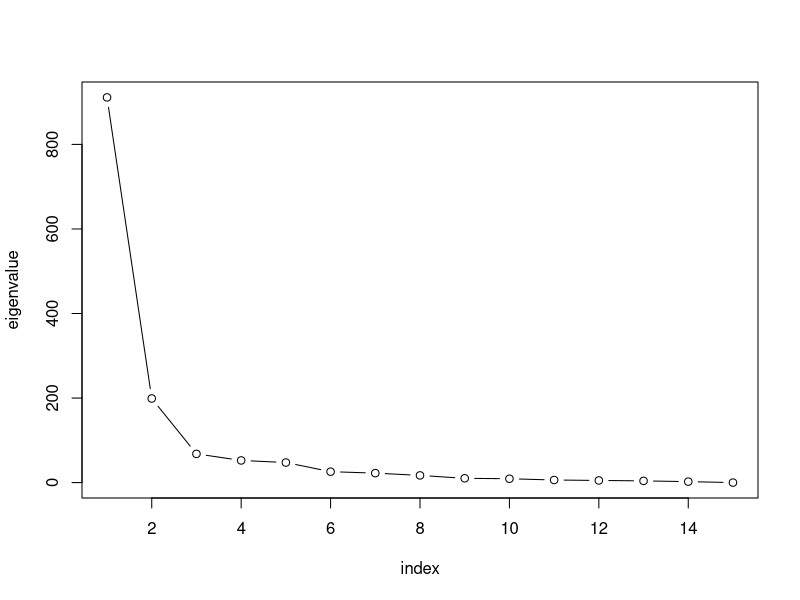
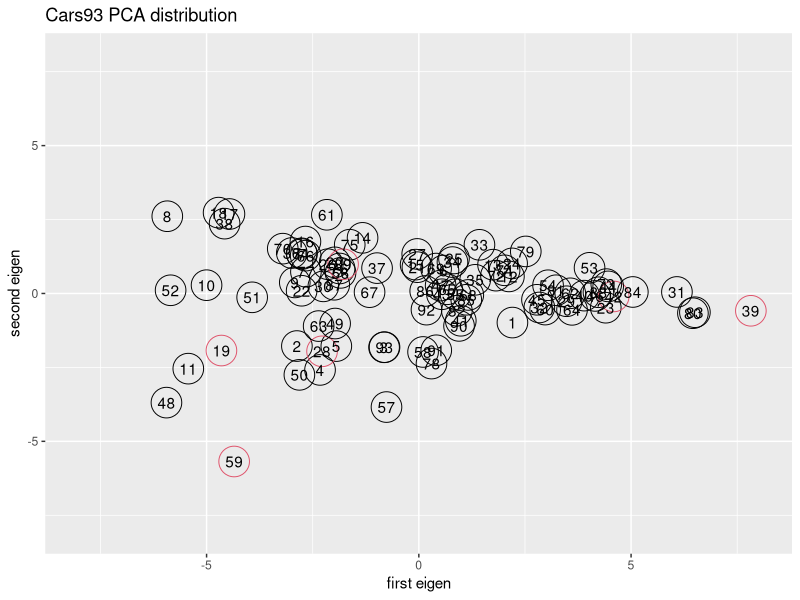

These charts were generated, in order, by the following R code:
#########################################
# file  : pca.R
# auther: norih
# date  : Dec 20th, 2020
# pca(principal component analysis) 
# reduces the dimensionality of the data 
# while retaining most of the variation in the data set.
#########################################

library(MASS)
library(ggplot2)
# Cars93 is dataset of automotive.
# N: 93 dataset 
# M: 27 features

str(Cars93)

cc <- c("Min.Price", "Price", "Max.Price", "MPG.city", "MPG.highway",
        "EngineSize", "Horsepower", "RPM", "Rev.per.mile", "Fuel.tank.capacity",
        "Length", "Wheelbase", "Width", "Turn.circle", "Weight")
mask <- is.element(colnames(Cars93), cc)
Xc <- t(scale(Cars93[,mask]))

colnames(Xc) <- t(Cars93[,"Make"])

# N: 93
# M: 15
# 散布行列(15x15)から固有値を解く
S <- Xc %*% t(Xc); evd <- eigen(S)
plot(evd$values, type="b", xlab="index", ylab="eigenvalue")

m <- 2
x2 <- t(evd$vectors[,1:m]) %*% Xc #eigen-vector1, 2ではられる空間へのXcの写像

#Xcの1つのデータに対する異常度
xtemp <- Xc[,1]; x2temp <- x2[,1]
a <- sum(xtemp * xtemp) - sum(x2temp * x2temp) 

#Xcすべてのデータに対する異常度
a1 <- colSums(Xc*Xc) - colSums(x2*x2)
idx <- order(a1, decreasing = T)[1:6]; print(a1[idx])
color <- rep(1,93); color[idx] = 2
ggplot(NULL, aes(x = x2[1,], y = x2[2,])) +
              geom_point(shape=1,size=10,color=color) +
              xlim(-8,8) + ylim(-8,8) + labs(title="Cars93 PCA distribution", x="first eigen", y="second eigen") +
              geom_text(aes(label=seq(1:93)))#,hjust=0, vjust=0)
    

# Method.2)グラム行列による固有値分解
G <- t(Xc) %*% Xc; evd.g <- eigen(G)
Lam.12 <- diag(evd.g$values[1:m]^{-1/2})
# Lam.12 %*% t(evd.g$vectorrs[,1:m]) %*% t(Xc) の１列目は、evd$vectors[,1]に等しい
xx2 <- Lam.12 %*% t(evd.g$vectors[,1:m]) %*% t(Xc) %*% Xc #xx2はx2に等しい
aa1 <- colSums(Xc*Xc) - colSums(xx2*xx2)
idx.g <- order(aa1, decreasing = T)[1:6]
print(a1[idx])
print(aa1[idx.g]) # result of method1 and method2 is the same
